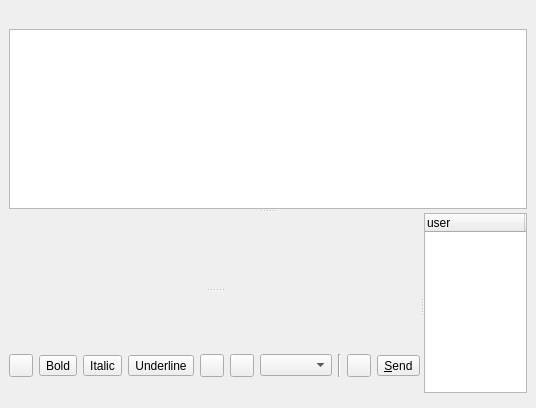
<ui version="4.0" >
 <class>groupchatwidget</class>
 <widget class="QWidget" name="groupchatwidget" >
  <property name="geometry" >
   <rect>
    <x>0</x>
    <y>0</y>
    <width>536</width>
    <height>408</height>
   </rect>
  </property>
  <property name="focusPolicy" >
   <enum>Qt::StrongFocus</enum>
  </property>
  <property name="windowTitle" >
   <string>Form</string>
  </property>
  <layout class="QGridLayout" >
   <property name="margin" >
    <number>9</number>
   </property>
   <property name="spacing" >
    <number>6</number>
   </property>
   <item row="0" column="0" >
    <widget class="QSplitter" name="splitter_3" >
     <property name="orientation" >
      <enum>Qt::Vertical</enum>
     </property>
     <widget class="QWidget" name="layoutWidget" >
      <layout class="QVBoxLayout" >
       <property name="margin" >
        <number>0</number>
       </property>
       <property name="spacing" >
        <number>6</number>
       </property>
       <item>
        <widget class="QLabel" name="disco_info" >
         <property name="text" >
          <string/>
         </property>
        </widget>
       </item>
       <item>
        <widget class="QTextBrowser" name="info" >
         <property name="minimumSize" >
          <size>
           <width>0</width>
           <height>1</height>
          </size>
         </property>
         <property name="toolTip" >
          <string>Every multi-user chat can have topic of its discussion</string>
         </property>
         <property name="openExternalLinks" >
          <bool>true</bool>
         </property>
        </widget>
       </item>
      </layout>
     </widget>
     <widget class="QSplitter" name="splitter_2" >
      <property name="orientation" >
       <enum>Qt::Horizontal</enum>
      </property>
      <widget class="QSplitter" name="splitter" >
       <property name="orientation" >
        <enum>Qt::Vertical</enum>
       </property>
       <widget class="QWidget" native="1" name="viewWidget" />
       <widget class="QWidget" name="layoutWidget" >
        <layout class="QGridLayout" >
         <property name="margin" >
          <number>0</number>
         </property>
         <property name="spacing" >
          <number>6</number>
         </property>
         <item row="1" column="0" colspan="2" >
          <layout class="QHBoxLayout" >
           <property name="margin" >
            <number>0</number>
           </property>
           <property name="spacing" >
            <number>6</number>
           </property>
           <item>
            <spacer>
             <property name="orientation" >
              <enum>Qt::Horizontal</enum>
             </property>
             <property name="sizeHint" >
              <size>
               <width>40</width>
               <height>20</height>
              </size>
             </property>
            </spacer>
           </item>
           <item>
            <widget class="QToolButton" name="linkButton" >
             <property name="toolTip" >
              <string>Anchor</string>
             </property>
             <property name="icon" >
              <iconset>:/images/16x16/actions/anchor.png</iconset>
             </property>
             <property name="popupMode" >
              <enum>QToolButton::InstantPopup</enum>
             </property>
             <property name="toolButtonStyle" >
              <enum>Qt::ToolButtonIconOnly</enum>
             </property>
            </widget>
           </item>
           <item>
            <widget class="QToolButton" name="boldButton" >
             <property name="focusPolicy" >
              <enum>Qt::NoFocus</enum>
             </property>
             <property name="toolTip" >
              <string>Bold</string>
             </property>
             <property name="text" >
              <string>Bold</string>
             </property>
             <property name="icon" >
              <iconset>:/images/16x16/actions/format-text-bold.png</iconset>
             </property>
             <property name="checkable" >
              <bool>true</bool>
             </property>
             <property name="toolButtonStyle" >
              <enum>Qt::ToolButtonIconOnly</enum>
             </property>
            </widget>
           </item>
           <item>
            <widget class="QToolButton" name="italicButton" >
             <property name="focusPolicy" >
              <enum>Qt::NoFocus</enum>
             </property>
             <property name="toolTip" >
              <string>Italic</string>
             </property>
             <property name="text" >
              <string>Italic</string>
             </property>
             <property name="icon" >
              <iconset>:/images/16x16/actions/format-text-italic.png</iconset>
             </property>
             <property name="checkable" >
              <bool>true</bool>
             </property>
             <property name="toolButtonStyle" >
              <enum>Qt::ToolButtonIconOnly</enum>
             </property>
            </widget>
           </item>
           <item>
            <widget class="QToolButton" name="underlineButton" >
             <property name="focusPolicy" >
              <enum>Qt::NoFocus</enum>
             </property>
             <property name="toolTip" >
              <string>Underline</string>
             </property>
             <property name="text" >
              <string>Underline</string>
             </property>
             <property name="icon" >
              <iconset>:/images/16x16/actions/format-text-underline.png</iconset>
             </property>
             <property name="checkable" >
              <bool>true</bool>
             </property>
             <property name="toolButtonStyle" >
              <enum>Qt::ToolButtonIconOnly</enum>
             </property>
            </widget>
           </item>
           <item>
            <widget class="QToolButton" name="colorButton" >
             <property name="toolTip" >
              <string>Font color</string>
             </property>
             <property name="popupMode" >
              <enum>QToolButton::InstantPopup</enum>
             </property>
             <property name="toolButtonStyle" >
              <enum>Qt::ToolButtonIconOnly</enum>
             </property>
            </widget>
           </item>
           <item>
            <widget class="QToolButton" name="backgroundButton" >
             <property name="toolTip" >
              <string>Background color</string>
             </property>
             <property name="popupMode" >
              <enum>QToolButton::InstantPopup</enum>
             </property>
             <property name="toolButtonStyle" >
              <enum>Qt::ToolButtonIconOnly</enum>
             </property>
            </widget>
           </item>
           <item>
            <widget class="QComboBox" name="fontSize" >
             <property name="toolTip" >
              <string>Font size</string>
             </property>
            </widget>
           </item>
           <item>
            <widget class="Line" name="line" >
             <property name="orientation" >
              <enum>Qt::Vertical</enum>
             </property>
            </widget>
           </item>
           <item>
            <widget class="QToolButton" name="smileys" >
             <property name="toolTip" >
              <string>You can add emoticons by clicking here</string>
             </property>
             <property name="icon" >
              <iconset>:/images/16x16/emotes/biggrin.png</iconset>
             </property>
             <property name="checkable" >
              <bool>true</bool>
             </property>
             <property name="popupMode" >
              <enum>QToolButton::InstantPopup</enum>
             </property>
            </widget>
           </item>
           <item>
            <widget class="QToolButton" name="sendButton" >
             <property name="toolTip" >
              <string>Send Message</string>
             </property>
             <property name="text" >
              <string>&amp;Send</string>
             </property>
             <property name="icon" >
              <iconset>:/images/16x16/actions/send.png</iconset>
             </property>
             <property name="toolButtonStyle" >
              <enum>Qt::ToolButtonTextBesideIcon</enum>
             </property>
            </widget>
           </item>
          </layout>
         </item>
         <item row="0" column="0" >
          <widget class="QLabel" name="selfAvatar" >
           <property name="sizePolicy" >
            <sizepolicy>
             <hsizetype>0</hsizetype>
             <vsizetype>0</vsizetype>
             <horstretch>0</horstretch>
             <verstretch>0</verstretch>
            </sizepolicy>
           </property>
           <property name="text" >
            <string/>
           </property>
          </widget>
         </item>
         <item row="0" column="1" >
          <widget class="QWidget" native="1" name="lineWidget" >
           <property name="minimumSize" >
            <size>
             <width>0</width>
             <height>10</height>
            </size>
           </property>
          </widget>
         </item>
        </layout>
       </widget>
      </widget>
      <widget class="QWidget" name="layoutWidget" >
       <layout class="QVBoxLayout" >
        <property name="margin" >
         <number>0</number>
        </property>
        <property name="spacing" >
         <number>6</number>
        </property>
        <item>
         <widget class="QTreeWidget" name="users" >
          <property name="horizontalScrollBarPolicy" >
           <enum>Qt::ScrollBarAlwaysOff</enum>
          </property>
          <property name="iconSize" >
           <size>
            <width>32</width>
            <height>32</height>
           </size>
          </property>
          <property name="indentation" >
           <number>0</number>
          </property>
          <property name="rootIsDecorated" >
           <bool>false</bool>
          </property>
          <column>
           <property name="text" >
            <string>user</string>
           </property>
          </column>
          <column>
           <property name="text" >
            <string>jid</string>
           </property>
          </column>
         </widget>
        </item>
        <item>
         <widget class="QWidget" native="1" name="pluginWidget" />
        </item>
       </layout>
      </widget>
     </widget>
    </widget>
   </item>
  </layout>
 </widget>
 <resources/>
 <connections/>
</ui>
